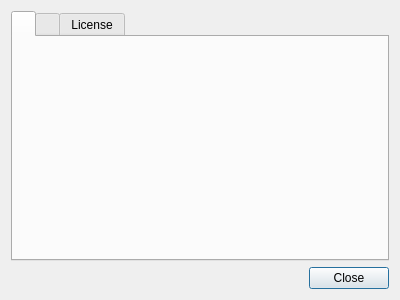
<?xml version="1.0" encoding="UTF-8"?>
<ui version="4.0">
 <class>FeatherPad::AboutDialog</class>
 <widget class="QDialog" name="AboutDialog">
  <property name="geometry">
   <rect>
    <x>0</x>
    <y>0</y>
    <width>400</width>
    <height>300</height>
   </rect>
  </property>
  <property name="windowTitle">
   <string notr="true">Dialog</string>
  </property>
  <layout class="QGridLayout" name="gridLayout">
   <item row="0" column="0">
    <widget class="QTabWidget" name="tabWidget">
     <property name="currentIndex">
      <number>0</number>
     </property>
     <widget class="QWidget" name="tab">
      <attribute name="title">
       <string/>
      </attribute>
      <layout class="QGridLayout" name="gridLayout_2">
       <item row="0" column="0">
        <widget class="QLabel" name="iconLabel">
         <property name="text">
          <string/>
         </property>
         <property name="alignment">
          <set>Qt::AlignCenter</set>
         </property>
        </widget>
       </item>
       <item row="1" column="0">
        <widget class="QLabel" name="titleLabel">
         <property name="text">
          <string/>
         </property>
         <property name="alignment">
          <set>Qt::AlignCenter</set>
         </property>
        </widget>
       </item>
       <item row="3" column="0">
        <widget class="QLabel" name="textLabel">
         <property name="text">
          <string/>
         </property>
         <property name="alignment">
          <set>Qt::AlignCenter</set>
         </property>
        </widget>
       </item>
       <item row="2" column="0">
        <spacer name="verticalSpacer">
         <property name="orientation">
          <enum>Qt::Vertical</enum>
         </property>
         <property name="sizeHint" stdset="0">
          <size>
           <width>20</width>
           <height>5</height>
          </size>
         </property>
        </spacer>
       </item>
       <item row="4" column="0">
        <spacer name="verticalSpacer_2">
         <property name="orientation">
          <enum>Qt::Vertical</enum>
         </property>
         <property name="sizeHint" stdset="0">
          <size>
           <width>20</width>
           <height>5</height>
          </size>
         </property>
        </spacer>
       </item>
      </layout>
     </widget>
     <widget class="QWidget" name="tab_2">
      <attribute name="title">
       <string/>
      </attribute>
      <layout class="QGridLayout" name="gridLayout_3">
       <item row="0" column="0">
        <widget class="QTextBrowser" name="textBrowser">
         <property name="focusPolicy">
          <enum>Qt::NoFocus</enum>
         </property>
         <property name="html">
          <string notr="true">&lt;!DOCTYPE HTML PUBLIC &quot;-//W3C//DTD HTML 4.0//EN&quot; &quot;http://www.w3.org/TR/REC-html40/strict.dtd&quot;&gt;
&lt;html&gt;&lt;head&gt;&lt;meta name=&quot;qrichtext&quot; content=&quot;1&quot; /&gt;&lt;style type=&quot;text/css&quot;&gt;
p, li { white-space: pre-wrap; }
&lt;/style&gt;&lt;/head&gt;&lt;body style=&quot;  font-weight:400; font-style:normal;&quot;&gt;
&lt;p style=&quot; margin-top:0px; margin-bottom:0px; margin-left:0px; margin-right:0px; -qt-block-indent:0; text-indent:0px;&quot;&gt;&lt;span style=&quot; font-weight:600;&quot;&gt;Bulgarian:&lt;/span&gt; &lt;a href=&quot;https://github.com/mkkDr2010&quot;&gt;mkkDr2010 at GitHub&lt;/a&gt;&lt;/p&gt;
&lt;p style=&quot;-qt-paragraph-type:empty; margin-top:0px; margin-bottom:0px; margin-left:0px; margin-right:0px; -qt-block-indent:0; text-indent:0px;&quot;&gt;&lt;br /&gt;&lt;/p&gt;
&lt;p style=&quot; margin-top:0px; margin-bottom:0px; margin-left:0px; margin-right:0px; -qt-block-indent:0; text-indent:0px;&quot;&gt;&lt;span style=&quot; font-weight:600;&quot;&gt;Catalan:&lt;/span&gt; Joan Miró&lt;/p&gt;
&lt;p style=&quot;-qt-paragraph-type:empty; margin-top:0px; margin-bottom:0px; margin-left:0px; margin-right:0px; -qt-block-indent:0; text-indent:0px;&quot;&gt;&lt;br /&gt;&lt;/p&gt;
&lt;p style=&quot; margin-top:0px; margin-bottom:0px; margin-left:0px; margin-right:0px; -qt-block-indent:0; text-indent:0px;&quot;&gt;&lt;span style=&quot; font-weight:600;&quot;&gt;Chinese (Simplified):&lt;/span&gt; &lt;a href=&quot;https://github.com/notname000&quot;&gt;notname000 at GitHub&lt;/a&gt;, &lt;a href=&quot;https://github.com/theyearthewas&quot;&gt;theyearthewas at GitHub&lt;/a&gt;, &lt;a href=&quot;https://github.com/greatyingzi&quot;&gt;greatyingzi at GitHub&lt;/a&gt;, &lt;a href=&quot;https://github.com/viruscamp&quot;&gt;viruscamp at GitHub&lt;/a&gt;&lt;/p&gt;
&lt;p style=&quot;-qt-paragraph-type:empty; margin-top:0px; margin-bottom:0px; margin-left:0px; margin-right:0px; -qt-block-indent:0; text-indent:0px;&quot;&gt;&lt;br /&gt;&lt;/p&gt;
&lt;p style=&quot; margin-top:0px; margin-bottom:0px; margin-left:0px; margin-right:0px; -qt-block-indent:0; text-indent:0px;&quot;&gt;&lt;span style=&quot; font-weight:600;&quot;&gt;Chinese (Traditional):&lt;/span&gt; 林博仁(Buo-ren Lin) &lt;a href=&quot;https://github.com/Lin-Buo-Ren&quot;&gt;(Lin-Buo-Ren at GitHub)&lt;/a&gt;, 張修銘 &lt;a href=&quot;https://github.com/cges30901&quot;&gt;(cges30901 at GitHub)&lt;/a&gt;&lt;/p&gt;
&lt;p style=&quot;-qt-paragraph-type:empty; margin-top:0px; margin-bottom:0px; margin-left:0px; margin-right:0px; -qt-block-indent:0; text-indent:0px;&quot;&gt;&lt;br /&gt;&lt;/p&gt;
&lt;p style=&quot; margin-top:0px; margin-bottom:0px; margin-left:0px; margin-right:0px; -qt-block-indent:0; text-indent:0px;&quot;&gt;&lt;span style=&quot; font-weight:600;&quot;&gt;Czech:&lt;/span&gt; &lt;a href=&quot;https://github.com/p-bo&quot;&gt;p-bo at GitHub&lt;/a&gt;, &lt;a href=&quot;https://github.com/pafri&quot;&gt;pafri at GitHub&lt;/a&gt;&lt;/p&gt;
&lt;p style=&quot;-qt-paragraph-type:empty; margin-top:0px; margin-bottom:0px; margin-left:0px; margin-right:0px; -qt-block-indent:0; text-indent:0px;&quot;&gt;&lt;br /&gt;&lt;/p&gt;
&lt;p style=&quot; margin-top:0px; margin-bottom:0px; margin-left:0px; margin-right:0px; -qt-block-indent:0; text-indent:0px;&quot;&gt;&lt;span style=&quot; font-weight:600;&quot;&gt;Danish:&lt;/span&gt; &lt;a href=&quot;https://github.com/scootergrisen&quot;&gt;scootergrisen at GitHub&lt;/a&gt;&lt;/p&gt;
&lt;p style=&quot;-qt-paragraph-type:empty; margin-top:0px; margin-bottom:0px; margin-left:0px; margin-right:0px; -qt-block-indent:0; text-indent:0px;&quot;&gt;&lt;br /&gt;&lt;/p&gt;
&lt;p style=&quot; margin-top:0px; margin-bottom:0px; margin-left:0px; margin-right:0px; -qt-block-indent:0; text-indent:0px;&quot;&gt;&lt;span style=&quot; font-weight:600;&quot;&gt;Dutch:&lt;/span&gt; Heimen Stoffels &lt;a href=&quot;https://github.com/Vistaus&quot;&gt;(Vistaus at GitHub)&lt;/a&gt;, &lt;a href=&quot;https://github.com/Pjotr123&quot;&gt;Pjotr123 at GitHub&lt;/a&gt;, &lt;a href=&quot;https://github.com/cstrobbe&quot;&gt;cstrobbe at GitHub&lt;/a&gt;&lt;/p&gt;
&lt;p style=&quot;-qt-paragraph-type:empty; margin-top:0px; margin-bottom:0px; margin-left:0px; margin-right:0px; -qt-block-indent:0; text-indent:0px;&quot;&gt;&lt;br /&gt;&lt;/p&gt;
&lt;p style=&quot; margin-top:0px; margin-bottom:0px; margin-left:0px; margin-right:0px; -qt-block-indent:0; text-indent:0px;&quot;&gt;&lt;span style=&quot; font-weight:600;&quot;&gt;Esperanto:&lt;/span&gt; Tsu Jan (author)&lt;/p&gt;
&lt;p style=&quot;-qt-paragraph-type:empty; margin-top:0px; margin-bottom:0px; margin-left:0px; margin-right:0px; -qt-block-indent:0; text-indent:0px;&quot;&gt;&lt;br /&gt;&lt;/p&gt;
&lt;p style=&quot; margin-top:0px; margin-bottom:0px; margin-left:0px; margin-right:0px; -qt-block-indent:0; text-indent:0px;&quot;&gt;&lt;span style=&quot; font-weight:600;&quot;&gt;Estonian:&lt;/span&gt; Priit Jõerüüt&lt;/p&gt;
&lt;p style=&quot;-qt-paragraph-type:empty; margin-top:0px; margin-bottom:0px; margin-left:0px; margin-right:0px; -qt-block-indent:0; text-indent:0px;&quot;&gt;&lt;br /&gt;&lt;/p&gt;
&lt;p style=&quot; margin-top:0px; margin-bottom:0px; margin-left:0px; margin-right:0px; -qt-block-indent:0; text-indent:0px;&quot;&gt;&lt;span style=&quot; font-weight:600;&quot;&gt;Finnish:&lt;/span&gt; &lt;a href=&quot;https://github.com/Pyscowicz&quot;&gt;Pyscowicz at GitHub&lt;/a&gt;, Nikolay Korotkiy &lt;a href=&quot;https://github.com/sikmir&quot;&gt;&lt;span;&gt;(sikmir at GitHub)&lt;/a&gt;, &lt;a href=&quot;https://github.com/Chiitoo&quot;&gt;&lt;span;&gt;Chiitoo at GitHub&lt;/span&gt;&lt;/a&gt;&lt;/p&gt;
&lt;p style=&quot;-qt-paragraph-type:empty; margin-top:0px; margin-bottom:0px; margin-left:0px; margin-right:0px; -qt-block-indent:0; text-indent:0px;&quot;&gt;&lt;br /&gt;&lt;/p&gt;
&lt;p style=&quot; margin-top:0px; margin-bottom:0px; margin-left:0px; margin-right:0px; -qt-block-indent:0; text-indent:0px;&quot;&gt;&lt;span style=&quot; font-weight:600;&quot;&gt;French:&lt;/span&gt; &lt;a href=&quot;mailto:cyrilusber2001@yahoo.fr?Subject=My%20Subject&quot;&gt;Cottet Cyril&lt;/a&gt; &lt;a href=&quot;https://github.com/cyrilus31&quot;&gt;(cyrilus31 at GitHub)&lt;/a&gt;, &lt;a href=&quot;https://github.com/pols12&quot;&gt;pols12 at GitHub&lt;/a&gt;, &lt;a href=&quot;https://github.com/LothaireCliquennois&quot;&gt;LothaireCliquennois at GitHub&lt;/a&gt;, Baptiste H&lt;/p&gt;
&lt;p style=&quot;-qt-paragraph-type:empty; margin-top:0px; margin-bottom:0px; margin-left:0px; margin-right:0px; -qt-block-indent:0; text-indent:0px;&quot;&gt;&lt;br /&gt;&lt;/p&gt;
&lt;p style=&quot; margin-top:0px; margin-bottom:0px; margin-left:0px; margin-right:0px; -qt-block-indent:0; text-indent:0px;&quot;&gt;&lt;span style=&quot; font-weight:600;&quot;&gt;German:&lt;/span&gt; &lt;a href=&quot;https://github.com/p8q&quot;&gt;p8q at GitHub&lt;/a&gt;, Alf Gaida &lt;a href=&quot;https://github.com/agaida&quot;&gt;(agaida at GitHub)&lt;/a&gt;, Oliver Burkardt &lt;a href=&quot;https://github.com/OliverBurkardt&quot;&gt;(OliverBurkardt at GitHub)&lt;/a&gt;, Florian Pigorsch &lt;a href=&quot;https://github.com/flopp&quot;&gt;(flopp at GitHub)&lt;/a&gt;, Roman Volak &lt;a href=&quot;https://github.com/RomanVolak&quot;&gt;(RomanVolak at GitHub)&lt;/a&gt;&lt;/p&gt;
&lt;p style=&quot;-qt-paragraph-type:empty; margin-top:0px; margin-bottom:0px; margin-left:0px; margin-right:0px; -qt-block-indent:0; text-indent:0px;&quot;&gt;&lt;br /&gt;&lt;/p&gt;
&lt;p style=&quot; margin-top:0px; margin-bottom:0px; margin-left:0px; margin-right:0px; -qt-block-indent:0; text-indent:0px;&quot;&gt;&lt;span style=&quot; font-weight:600;&quot;&gt;Greek:&lt;/span&gt; &lt;a href=&quot;https://github.com/IoannisLM&quot;&gt;IoannisLM at GitHub&lt;/a&gt;, &lt;a href=&quot;https://github.com/algorithm314&quot;&gt;algorithm314 at GitHub&lt;/a&gt;, Dimitrios Glentadakis &lt;a href=&quot;https://github.com/dglent&quot;&gt;&lt;span;&gt;(dglent at GitHub)&lt;/a&gt;&lt;/p&gt;
&lt;p style=&quot;-qt-paragraph-type:empty; margin-top:0px; margin-bottom:0px; margin-left:0px; margin-right:0px; -qt-block-indent:0; text-indent:0px;&quot;&gt;&lt;br /&gt;&lt;/p&gt;
&lt;p style=&quot; margin-top:0px; margin-bottom:0px; margin-left:0px; margin-right:0px; -qt-block-indent:0; text-indent:0px;&quot;&gt;&lt;span style=&quot; font-weight:600;&quot;&gt;Hebrew:&lt;/span&gt;  Yaron Shahrabani &lt;a href=&quot;https://github.com/yarons&quot;&gt;(yarons at GitHub)&lt;/a&gt;, &lt;a href=&quot;https://github.com/omeritzics&quot;&gt;omeritzics at GitHub&lt;/a&gt;&lt;/p&gt;
&lt;p style=&quot;-qt-paragraph-type:empty; margin-top:0px; margin-bottom:0px; margin-left:0px; margin-right:0px; -qt-block-indent:0; text-indent:0px;&quot;&gt;&lt;br /&gt;&lt;/p&gt;
&lt;p style=&quot; margin-top:0px; margin-bottom:0px; margin-left:0px; margin-right:0px; -qt-block-indent:0; text-indent:0px;&quot;&gt;&lt;span style=&quot; font-weight:600;&quot;&gt;Hungarian:&lt;/span&gt; &lt;a href=&quot;https://github.com/zoli111&quot;&gt;zoli111 at GitHub&lt;/a&gt;, Ács Zoltán&lt;/p&gt;
&lt;p style=&quot;-qt-paragraph-type:empty; margin-top:0px; margin-bottom:0px; margin-left:0px; margin-right:0px; -qt-block-indent:0; text-indent:0px;&quot;&gt;&lt;br /&gt;&lt;/p&gt;
&lt;p style=&quot; margin-top:0px; margin-bottom:0px; margin-left:0px; margin-right:0px; -qt-block-indent:0; text-indent:0px;&quot;&gt;&lt;span style=&quot; font-weight:600;&quot;&gt;Indonesian:&lt;/span&gt; Gema Aji Wardian &lt;a href=&quot;https://github.com/nerdv2&quot;&gt;(nerdv2 at GitHub)&lt;/a&gt;&lt;/p&gt;
&lt;p style=&quot;-qt-paragraph-type:empty; margin-top:0px; margin-bottom:0px; margin-left:0px; margin-right:0px; -qt-block-indent:0; text-indent:0px;&quot;&gt;&lt;br /&gt;&lt;/p&gt;
&lt;p style=&quot; margin-top:0px; margin-bottom:0px; margin-left:0px; margin-right:0px; -qt-block-indent:0; text-indent:0px;&quot;&gt;&lt;span style=&quot; font-weight:600;&quot;&gt;Italian:&lt;/span&gt; &lt;a href=&quot;https://github.com/stefonarch&quot;&gt;stefonarch at GitHub&lt;/a&gt;, Daniele Bortoluzzi &lt;a href=&quot;https://github.com/udanieli&quot;&gt;(udanieli at GitHub)&lt;/a&gt;, Leandro Nini &lt;a href=&quot;https://github.com/drfiemost&quot;&gt;(drfiemost at GitHub)&lt;/a&gt;
&lt;p style=&quot;-qt-paragraph-type:empty; margin-top:0px; margin-bottom:0px; margin-left:0px; margin-right:0px; -qt-block-indent:0; text-indent:0px;&quot;&gt;&lt;br /&gt;&lt;/p&gt;
&lt;p style=&quot; margin-top:0px; margin-bottom:0px; margin-left:0px; margin-right:0px; -qt-block-indent:0; text-indent:0px;&quot;&gt;&lt;span style=&quot; font-weight:600;&quot;&gt;Japanese:&lt;/span&gt; &lt;a href=&quot;https://github.com/FuRuYa7&quot;&gt;FuRuYa7 at GitHub&lt;/a&gt;, Masamichi Ito &lt;a href=&quot;https://github.com/ito32bit&quot;&gt;(ito32bit at GitHub)&lt;/a&gt;&lt;/p&gt;
&lt;p style=&quot;-qt-paragraph-type:empty; margin-top:0px; margin-bottom:0px; margin-left:0px; margin-right:0px; -qt-block-indent:0; text-indent:0px;&quot;&gt;&lt;br /&gt;&lt;/p&gt;
&lt;p style=&quot; margin-top:0px; margin-bottom:0px; margin-left:0px; margin-right:0px; -qt-block-indent:0; text-indent:0px;&quot;&gt;&lt;span style=&quot; font-weight:600;&quot;&gt;Korean:&lt;/span&gt; Seok Hyun, Ga &lt;a href=&quot;https://github.com/shga89&quot;&gt;(shga89 at GitHub)&lt;/a&gt;, JungHee Lee &lt;a href=&quot;https://github.com/MarongHappy&quot;&gt;(MarongHappy at GitHub)&lt;/a&gt;&lt;/p&gt;
&lt;p style=&quot;-qt-paragraph-type:empty; margin-top:0px; margin-bottom:0px; margin-left:0px; margin-right:0px; -qt-block-indent:0; text-indent:0px;&quot;&gt;&lt;br /&gt;&lt;/p&gt;
&lt;p style=&quot; margin-top:0px; margin-bottom:0px; margin-left:0px; margin-right:0px; -qt-block-indent:0; text-indent:0px;&quot;&gt;&lt;span style=&quot; font-weight:600;&quot;&gt;Lithuanian:&lt;/span&gt; &lt;a href=&quot;https://github.com/welaq&quot;&gt;welaq at GitHub&lt;/a&gt;
&lt;p style=&quot;-qt-paragraph-type:empty; margin-top:0px; margin-bottom:0px; margin-left:0px; margin-right:0px; -qt-block-indent:0; text-indent:0px;&quot;&gt;&lt;br /&gt;&lt;/p&gt;
&lt;p style=&quot; margin-top:0px; margin-bottom:0px; margin-left:0px; margin-right:0px; -qt-block-indent:0; text-indent:0px;&quot;&gt;&lt;span style=&quot; font-weight:600;&quot;&gt;Norwegian:&lt;/span&gt; Hans Fredrik Nordhaug &lt;a href=&quot;https://github.com/hansfn&quot;&gt;(hansfn at GitHub)&lt;/a&gt;, Einar Mostad &lt;a href=&quot;https://github.com/EinarMostad&quot;&gt;(EinarMostad at GitHub)&lt;/a&gt;, Allan Nordhøy &lt;a href=&quot;https://github.com/comradekingu&quot;&gt;(comradekingu at GitHub)&lt;/a&gt;&lt;/p&gt;
&lt;p style=&quot;-qt-paragraph-type:empty; margin-top:0px; margin-bottom:0px; margin-left:0px; margin-right:0px; -qt-block-indent:0; text-indent:0px;&quot;&gt;&lt;br /&gt;&lt;/p&gt;
&lt;p style=&quot; margin-top:0px; margin-bottom:0px; margin-left:0px; margin-right:0px; -qt-block-indent:0; text-indent:0px;&quot;&gt;&lt;span style=&quot; font-weight:600;&quot;&gt;Persian:&lt;/span&gt; Novid Emami &lt;a href=&quot;https://github.com/novid&quot;&gt;(novid at GitHub)&lt;/a&gt;, AatshG, Tsu Jan (author)&lt;/p&gt;
&lt;p style=&quot;-qt-paragraph-type:empty; margin-top:0px; margin-bottom:0px; margin-left:0px; margin-right:0px; -qt-block-indent:0; text-indent:0px;&quot;&gt;&lt;br /&gt;&lt;/p&gt;
&lt;p style=&quot; margin-top:0px; margin-bottom:0px; margin-left:0px; margin-right:0px; -qt-block-indent:0; text-indent:0px;&quot;&gt;&lt;span style=&quot; font-weight:600;&quot;&gt;Polish:&lt;/span&gt; Marcin Mikołajczak &lt;a href=&quot;https://github.com/m4sk1n&quot;&gt;(m4sk1n at GitHub)&lt;/a&gt;&lt;/p&gt;
&lt;p style=&quot;-qt-paragraph-type:empty; margin-top:0px; margin-bottom:0px; margin-left:0px; margin-right:0px; -qt-block-indent:0; text-indent:0px;&quot;&gt;&lt;br /&gt;&lt;/p&gt;
&lt;p style=&quot; margin-top:0px; margin-bottom:0px; margin-left:0px; margin-right:0px; -qt-block-indent:0; text-indent:0px;&quot;&gt;&lt;span style=&quot; font-weight:600;&quot;&gt;Portuguese:&lt;/span&gt; Sérgio Marques &lt;a href=&quot;https://github.com/smarquespt&quot;&gt;(smarquespt at GitHub)&lt;/a&gt;, Ruan O. Lima, Hugo Carvalho &lt;a href=&quot;https://github.com/hugok79&quot;&gt;(hugok79 at GitHub)&lt;/a&gt;&lt;/p&gt;
&lt;p style=&quot;-qt-paragraph-type:empty; margin-top:0px; margin-bottom:0px; margin-left:0px; margin-right:0px; -qt-block-indent:0; text-indent:0px;&quot;&gt;&lt;br /&gt;&lt;/p&gt;
&lt;p style=&quot; margin-top:0px; margin-bottom:0px; margin-left:0px; margin-right:0px; -qt-block-indent:0; text-indent:0px;&quot;&gt;&lt;span style=&quot; font-weight:600;&quot;&gt;Portuguese (Brazil):&lt;/span&gt; &lt;a href=&quot;https://github.com/eltonfabricio10&quot;&gt;eltonfabricio10 at GitHub&lt;/a&gt;, &lt;a href=&quot;https://github.com/alexandrecoliveira&quot;&gt;alexandrecoliveira at GitHub&lt;/a&gt;, Ruan O. Lima, Erik Kierski &lt;a href=&quot;https://github.com/erikferki&quot;&gt;(erikferki at GitHub)&lt;/a&gt;, &lt;a href=&quot;https://github.com/Cristian-Willian-dos-Santos&quot;&gt;Cristian-Willian-dos-Santos at GitHub&lt;/a&gt;, Daniel Araujo Domingues &lt;a href=&quot;https://github.com/dadomingues&quot;&gt;(dadomingues at GitHub)&lt;/a&gt;&lt;/p&gt;
&lt;p style=&quot;-qt-paragraph-type:empty; margin-top:0px; margin-bottom:0px; margin-left:0px; margin-right:0px; -qt-block-indent:0; text-indent:0px;&quot;&gt;&lt;br /&gt;&lt;/p&gt;
&lt;p style=&quot; margin-top:0px; margin-bottom:0px; margin-left:0px; margin-right:0px; -qt-block-indent:0; text-indent:0px;&quot;&gt;&lt;span style=&quot; font-weight:600;&quot;&gt;Russian:&lt;/span&gt; Vladimir Sharonin &lt;a href=&quot;https://github.com/Survolog&quot;&gt;(Survolog at GitHub)&lt;/a&gt;, &lt;a href=&quot;https://github.com/VaYurik&quot;&gt;VaYurik at GitHub&lt;/a&gt;, Pavel Shlyak &lt;a href=&quot;https://github.com/shlyakpavel&quot;&gt;(shlyakpavel at GitHub)&lt;/a&gt;, Schwonder Reismus &lt;a href=&quot;https://github.com/schw0reismus&quot;&gt;(schw0reismus at GitHub)&lt;/a&gt;, Николай Смольянинов &lt;a href=&quot;https://github.com/smolnp&quot;&gt;(smolnp at GitHub)&lt;/a&gt;&lt;/p&gt;
&lt;p style=&quot;-qt-paragraph-type:empty; margin-top:0px; margin-bottom:0px; margin-left:0px; margin-right:0px; -qt-block-indent:0; text-indent:0px;&quot;&gt;&lt;br /&gt;&lt;/p&gt;
&lt;p style=&quot; margin-top:0px; margin-bottom:0px; margin-left:0px; margin-right:0px; -qt-block-indent:0; text-indent:0px;&quot;&gt;&lt;span style=&quot; font-weight:600;&quot;&gt;Slovak:&lt;/span&gt; Paolo Vigoroso&lt;/p&gt;
&lt;p style=&quot;-qt-paragraph-type:empty; margin-top:0px; margin-bottom:0px; margin-left:0px; margin-right:0px; -qt-block-indent:0; text-indent:0px;&quot;&gt;&lt;br /&gt;&lt;/p&gt;
&lt;p style=&quot; margin-top:0px; margin-bottom:0px; margin-left:0px; margin-right:0px; -qt-block-indent:0; text-indent:0px;&quot;&gt;&lt;span style=&quot; font-weight:600;&quot;&gt;Spanish:&lt;/span&gt; &lt;a href=&quot;https://github.com/micrococo&quot;&gt;micrococo at GitHub&lt;/a&gt;, Maximiliano Dvyhailo &lt;a href=&quot;https://github.com/MaxiDvy&quot;&gt;&lt;span;&gt;(MaxiDvy at GitHub)&lt;/a&gt;, Robert Schneider, Adolfo Jayme-Barrientos &lt;a href=&quot;https://github.com/fitojb&quot;&gt;(fitojb at GitHub)&lt;/a&gt;&lt;/p&gt;
&lt;p style=&quot;-qt-paragraph-type:empty; margin-top:0px; margin-bottom:0px; margin-left:0px; margin-right:0px; -qt-block-indent:0; text-indent:0px;&quot;&gt;&lt;br /&gt;&lt;/p&gt;
&lt;p style=&quot; margin-top:0px; margin-bottom:0px; margin-left:0px; margin-right:0px; -qt-block-indent:0; text-indent:0px;&quot;&gt;&lt;span style=&quot; font-weight:600;&quot;&gt;Swedish:&lt;/span&gt; Daniel Oikarainen &lt;a href=&quot;https://github.com/ripper079&quot;&gt;(ripper079 at GitHub)&lt;/a&gt;&lt;/p&gt;
&lt;p style=&quot;-qt-paragraph-type:empty; margin-top:0px; margin-bottom:0px; margin-left:0px; margin-right:0px; -qt-block-indent:0; text-indent:0px;&quot;&gt;&lt;br /&gt;&lt;/p&gt;
&lt;p style=&quot; margin-top:0px; margin-bottom:0px; margin-left:0px; margin-right:0px; -qt-block-indent:0; text-indent:0px;&quot;&gt;&lt;span style=&quot; font-weight:600;&quot;&gt;Turkish:&lt;/span&gt; Abdullah Ramazanoğlu &lt;a href=&quot;https://github.com/aramazano&quot;&gt;(ramazano at GitHub)&lt;/a&gt;, Dr. Ayhan YALÇINSOY &lt;a href=&quot;https://github.com/ayhanyalcinsoy&quot;&gt;(ayhanyalcinsoy at GitHub)&lt;/a&gt;, Mehmet Akif &lt;a href=&quot;https://github.com/madanadam&quot;&gt;(madanadam at GitHub)&lt;/a&gt;, &lt;a href=&quot;https://github.com/oltulu&quot;&gt;oltulu at GitHub&lt;/a&gt;&lt;/p&gt;
&lt;p style=&quot;-qt-paragraph-type:empty; margin-top:0px; margin-bottom:0px; margin-left:0px; margin-right:0px; -qt-block-indent:0; text-indent:0px;&quot;&gt;&lt;br /&gt;&lt;/p&gt;
&lt;p style=&quot; margin-top:0px; margin-bottom:0px; margin-left:0px; margin-right:0px; -qt-block-indent:0; text-indent:0px;&quot;&gt;&lt;span style=&quot; font-weight:600;&quot;&gt;Ukrainian:&lt;/span&gt; Ihor Hordiichuk &lt;a href=&quot;https://github.com/IhorHordiichuk&quot;&gt;(IhorHordiichuk at GitHub)&lt;/a&gt;, Taras Panchenko &lt;a href=&quot;https://github.com/TarasPanchenko&quot;&gt;(TarasPanchenko at GitHub)&lt;/a&gt;&lt;/p&gt;&lt;/body&gt;&lt;/html&gt;</string>
         </property>
         <property name="openExternalLinks">
          <bool>true</bool>
         </property>
        </widget>
       </item>
      </layout>
     </widget>
     <widget class="QWidget" name="tab_3">
      <attribute name="title">
       <string>License</string>
      </attribute>
      <layout class="QGridLayout" name="gridLayout_4">
       <item row="0" column="0">
        <widget class="QTextBrowser" name="textBrowser_2">
         <property name="focusPolicy">
          <enum>Qt::NoFocus</enum>
         </property>
         <property name="html">
          <string notr="true">&lt;!DOCTYPE HTML PUBLIC &quot;-//W3C//DTD HTML 4.0//EN&quot; &quot;http://www.w3.org/TR/REC-html40/strict.dtd&quot;&gt;
&lt;html&gt;&lt;head&gt;&lt;meta name=&quot;qrichtext&quot; content=&quot;1&quot; /&gt;&lt;style type=&quot;text/css&quot;&gt;
p, li { white-space: pre-wrap; }
&lt;/style&gt;&lt;/head&gt;&lt;body style=&quot;  font-weight:400; font-style:normal;&quot;&gt;
&lt;p style=&quot; margin-top:0px; margin-bottom:0px; margin-left:0px; margin-right:0px; -qt-block-indent:0; text-indent:0px;&quot;&gt;&lt;span style=&quot; font-style:italic;&quot;&gt;FeatherPad&lt;/span&gt; is free software: you can redistribute it and/or modify it under the terms of the GNU General Public License as published by the Free Software Foundation, either &lt;a href=&quot;https://spdx.org/licenses/GPL-3.0+.html&quot;&gt;version 3 of the License&lt;/a&gt;, or (at your option) any later version.&lt;/p&gt;
&lt;p style=&quot;-qt-paragraph-type:empty; margin-top:0px; margin-bottom:0px; margin-left:0px; margin-right:0px; -qt-block-indent:0; text-indent:0px;&quot;&gt;&lt;br /&gt;&lt;/p&gt;
&lt;p style=&quot; margin-top:0px; margin-bottom:0px; margin-left:0px; margin-right:0px; -qt-block-indent:0; text-indent:0px;&quot;&gt;&lt;span style=&quot; font-style:italic;&quot;&gt;FeatherPad&lt;/span&gt; is distributed in the hope that it will be useful, but WITHOUT ANY WARRANTY; without even the implied warranty of MERCHANTABILITY or FITNESS FOR A PARTICULAR PURPOSE. See the GNU General Public License for more details.&lt;/p&gt;&lt;/body&gt;&lt;/html&gt;</string>
         </property>
         <property name="openExternalLinks">
          <bool>true</bool>
         </property>
        </widget>
       </item>
      </layout>
     </widget>
    </widget>
   </item>
   <item row="1" column="0">
    <widget class="QDialogButtonBox" name="buttonBox">
     <property name="orientation">
      <enum>Qt::Horizontal</enum>
     </property>
     <property name="standardButtons">
      <set>QDialogButtonBox::Close</set>
     </property>
    </widget>
   </item>
  </layout>
 </widget>
 <resources/>
 <connections>
  <connection>
   <sender>buttonBox</sender>
   <signal>accepted()</signal>
   <receiver>AboutDialog</receiver>
   <slot>accept()</slot>
   <hints>
    <hint type="sourcelabel">
     <x>199</x>
     <y>279</y>
    </hint>
    <hint type="destinationlabel">
     <x>199</x>
     <y>149</y>
    </hint>
   </hints>
  </connection>
  <connection>
   <sender>buttonBox</sender>
   <signal>rejected()</signal>
   <receiver>AboutDialog</receiver>
   <slot>reject()</slot>
   <hints>
    <hint type="sourcelabel">
     <x>199</x>
     <y>279</y>
    </hint>
    <hint type="destinationlabel">
     <x>199</x>
     <y>149</y>
    </hint>
   </hints>
  </connection>
 </connections>
</ui>
